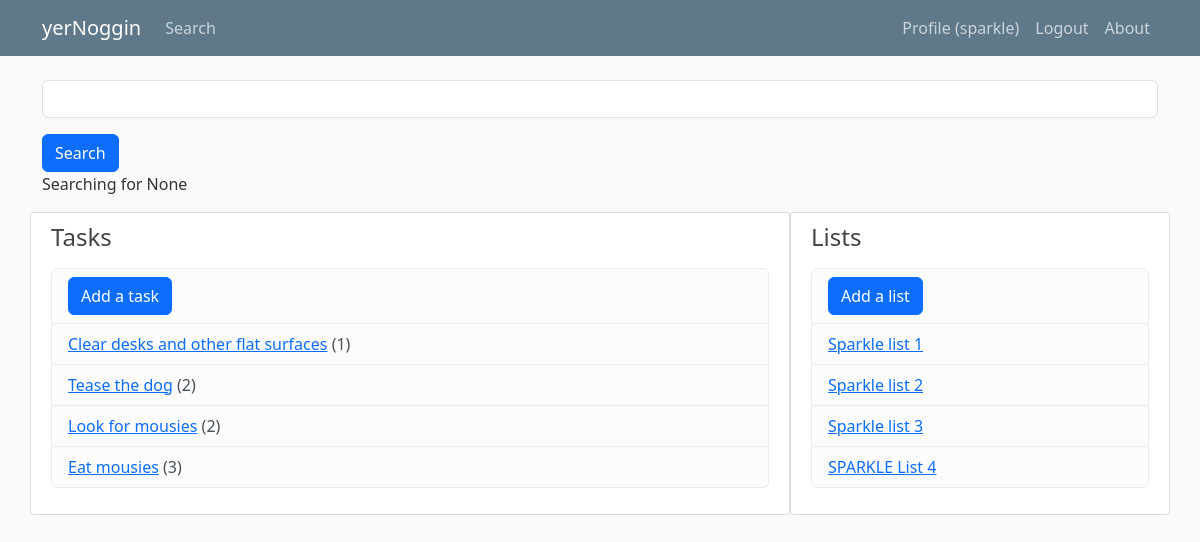
Screenshot of /search/ (signed in) with the database file from the repository.
### tasks/models.py (models this page shows, shortened)
class Task(models.Model):
	PRIORITIES = (
		(1, 'First thing'),
		(2, 'ASAP'),
		(3, 'Soon'),
		(4, 'Whenever'),
	)
	name = models.CharField(max_length=60)
	notes = models.TextField(blank=True)
	date_added = models.DateTimeField(auto_now_add=True)
	user_date = models.DateTimeField(blank=True, null=True)
	priority = models.IntegerField(choices=PRIORITIES, default=3)
	url = models.URLField(blank=True, null=True)
	lists = models.ManyToManyField(List, related_name='tasks')
	owner = models.ForeignKey(User, on_delete=models.CASCADE)
	class Meta:
		ordering = ['priority', '-date_added']

class List(models.Model):
	name = models.CharField(max_length=20)
	display_order = models.IntegerField(default=1)
	owner = models.ForeignKey(User, on_delete=models.CASCADE)
	class Meta:
		ordering = ['display_order']

### tasks/views.py (the view)
# urls.py: path('search/', views.search, name='tasks-search'),
@login_required
def search(request):
	searchTerm = request.GET.get('searchNoggin')
	if searchTerm:
		tasks = Task.objects.filter(owner=request.user).filter(name__icontains=searchTerm)
		lists = List.objects.filter(owner=request.user).filter(name__icontains=searchTerm)
	else:
		tasks = Task.objects.filter(owner=request.user)
		lists = List.objects.filter(owner=request.user)
	return render(request, 'tasks/search.html', {'searchTerm': searchTerm, 'tasks': tasks, 'lists': lists})

### tasks/templates/tasks/search.html
{% extends 'tasks/base.html' %}
{% block content %}
	<form action="">
		<div class="mb-3">
			<input type="text" name="searchNoggin" class="form-control" />
		</div>
		<button type="submit" class="btn btn-primary">Search</button>
	</form>
	<p>Searching for {{ searchTerm }}</p>
{% endblock %}

### tasks/templates/tasks/base.html (shortened to what this page needs)
{% load static %}
<!DOCTYPE html>
<html lang="en">
<head>
	<link href="https://cdn.jsdelivr.net/npm/bootstrap@5.3.0-alpha1/dist/css/bootstrap.min.css" rel="stylesheet">
	<link rel="stylesheet" type="text/css" href="{% static 'tasks/main.css' %}">
</head>
<body>
	<header class="site-header">
		<nav class="navbar navbar-expand-md navbar-dark bg-steel fixed-top">
			<div class="container">
				<a class="navbar-brand mr-4" href="{% url 'tasks-home' %}">yerNoggin</a>
				<div class="collapse navbar-collapse" id="navbarToggle">
					<div class="navbar-nav me-auto">
						<a class="nav-item nav-link" href="{% url 'tasks-search' %}">Search</a>
					</div>
					<div class="navbar-nav">
						{% if user.is_authenticated %}
						<a class="nav-item nav-link" href="{% url 'profile' %}">Profile ({{ user.username }})</a>
						<a class="nav-item nav-link" href="{% url 'logout' %}">Logout</a>
						{% else %}
						<a class="nav-item nav-link" href="{% url 'login' %}">Login</a>
						<a class="nav-item nav-link" href="{% url 'register' %}">Register</a>
						{% endif %}
						<a class="nav-item nav-link" href="{% url 'tasks-about' %}">About</a>
					</div>
				</div>
			</div>
		</nav>
	</header>
	<main role="main" class="container">
		<div class="row">
			{% block content %}{% endblock %}
			<div class="content-section col-md-8">
				<h4>Tasks</h4>
				<p class='text-muted'>
					<ul class="list-group">
						<li class="list-group-item list-group-item-light"><a class="btn btn-primary me-2" href="{% url 'new-task' %}">Add a task</a></li>
						{% for task in tasks %}
						<li class="list-group-item list-group-item-light">
						<a href="{% url 'tasks-task' task.id %}">{{ task.name }}</a> ({{task.priority}}{% if task.user_date %}, {{ task.user_date|date:'F j, Y' }}{% endif %})</li>{% endfor %}
					</ul>
				</p>
			</div>
			<div class="content-section col-md-4">
				<h4>Lists</h4>
				<p class='text-muted'>
					<ul class="list-group">
						<li class="list-group-item list-group-item-light"><a class="btn btn-primary me-2" href="{% url 'new-list' %}">Add a list</a></li>
						{% for list in lists %}
						<li class="list-group-item list-group-item-light">
						<a href="{% url 'tasks-list' list.id %}">{{ list.name }}</a></li>
						{% endfor %}
					</ul>
				</p>
			</div>
		</div>
	</main>
</body>
</html>

### tasks/static/tasks/main.css (style rules this page uses)
body { background: #fafafa; color: #333333; margin-top: 5rem; }
h1, h2, h3, h4, h5, h6 { color: #444444; }
ul { margin: 0; }
.bg-steel { background-color: #5f788a; }
.site-header .navbar-nav .nav-link { color: #cbd5db; }
.content-section { background: #ffffff; padding: 10px 20px; border: 1px solid #dddddd; border-radius: 3px; margin-bottom: 20px; }

### rows the page displays
Task: name "Clear desks and other flat surfaces", priority "1"
Task: name "Tease the dog", priority "2"
Task: name "Look for mousies", priority "2"
Task: name "Eat mousies", priority "3"
List: name "Sparkle list 1"
List: name "Sparkle list 2"
List: name "Sparkle list 3"
List: name "SPARKLE List 4"

### other values shown
{{ user.username }} "sparkle"
{{ searchTerm }} "None"
